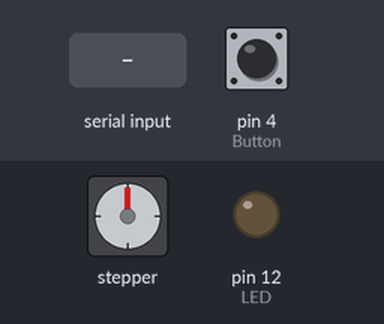
The sketch below on a simulated Arduino Uno, built with avr-gcc and run on an emulated ATmega328P. Parts: stepper motor, output pins drawn as LEDs (lit = HIGH). Inputs (shaded band) come from the test bench; at power-on: pin 4 (Button) LOW. Stepper angles assume 2048 steps per turn.

Above: at 1.2 s.
1.3 s: "4" received over the second serial link
At 3.9 s:
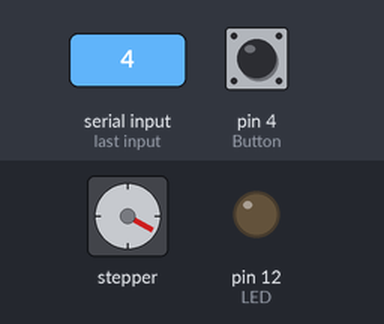
4.3 s: "1" received over the second serial link
At 5.5 s:
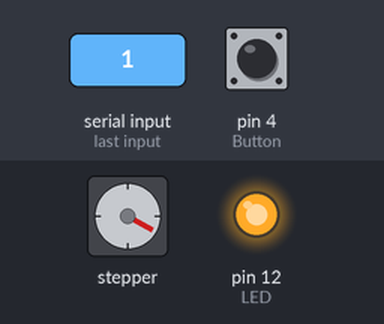
5.8 s: "3" received over the second serial link
At 8.4 s:
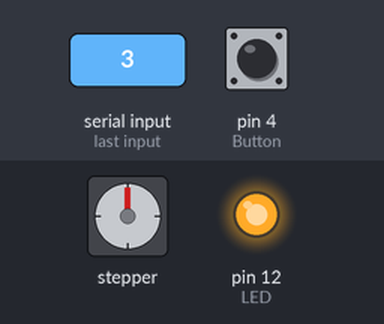
8.8 s: "5" received over the second serial link
At 9.25 s:
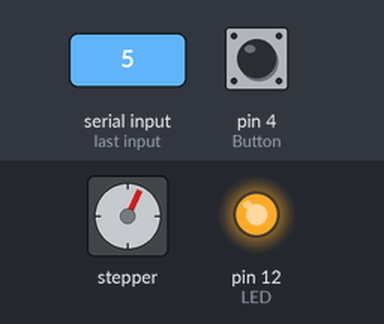
11.8 s: "0" received over the second serial link
At 12.4 s:
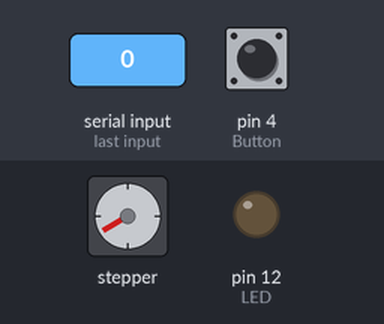
13.3 s: "3" received over the second serial link
At 13.75 s:
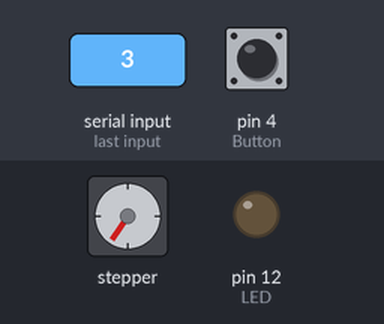
Timing chart, 0 to 17.3 s (numbered marks = the images above; inputs shaded):
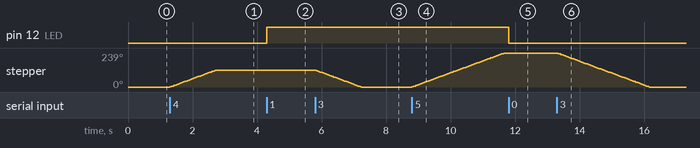

Measured:
- after the input at 1.3 s, stepper: turns 119° clockwise in 1.4 s, starting at once
- after the input at 4.3 s, pin 12 (LED): LOW → HIGH at once
- after the input at 5.8 s, stepper: turns 119° counter-clockwise in 1.4 s, starting at once
- after the input at 8.8 s, stepper: keeps turning clockwise at about 83°/s, starting at once
- after the input at 11.8 s, pin 12 (LED): HIGH → LOW at once
- after the input at 13.3 s, stepper: turns 239° counter-clockwise in 2.9 s, starting at once

The sketch:

medicine_box.ino
```cpp
#include <Stepper.h>
#include <SoftwareSerial.h>

int before = 3;
int TxPin = 2;
int RxPin = 3;
int Button = 4;
int ledPin1 = 13;
int LED= 12;

const int STEPS = 2048;
Stepper stepper(STEPS, 8,10,9,11);
SoftwareSerial BTSerial(TxPin, RxPin);

void setup()
{
  BTSerial.begin(9600);
  Serial.begin(9600);
  pinMode(LED,OUTPUT);
  pinMode(Button,INPUT);
  stepper.setSpeed(14);
}

void loop()
{
  if (BTSerial.available())
  {
      char cmd = (char)BTSerial.read();
      if(cmd == '0') {
        digitalWrite(LED,LOW);
      }
      else if(cmd == '1') {
        digitalWrite(LED,HIGH);
      }
      else if(cmd == '3') {

         if(before ==4){
            int val=-120;
            val=map(val,0,360,0,2048); //회전각 스템 수
            stepper.step(val);

         }
         else if(before == 5){
            int val=-240;
            val=map(val,0,360,0,2048); //회전각 스템 수
            stepper.step(val);
         }

        delay(10);
        before=3;

      }
      else if(cmd == '4') {

         if(before == 3) {
            int val=+120;
            val=map(val,0,360,0,2048); //회전각 스템 수
            stepper.step(val);
         }
         else if(before == 5){
            int val=-120;
            val=map(val,0,360,0,2048); //회전각 스템 수
            stepper.step(val);
         }

        delay(10);
        before=4;

      }
      else if(cmd == '5') {

         if(before ==3){
            int val=+240;
            val=map(val,0,360,0,2048); //회전각 스템 수
            stepper.step(val);
         }
         else if(before == 4){
            int val=+120;
            val=map(val,0,360,0,2048); //회전각 스템 수
            stepper.step(val);
         }
        delay(10);
        before=5;
      }
    }

    if (digitalRead(Button) == HIGH){
      BTSerial.println("2");
    }
}
```
